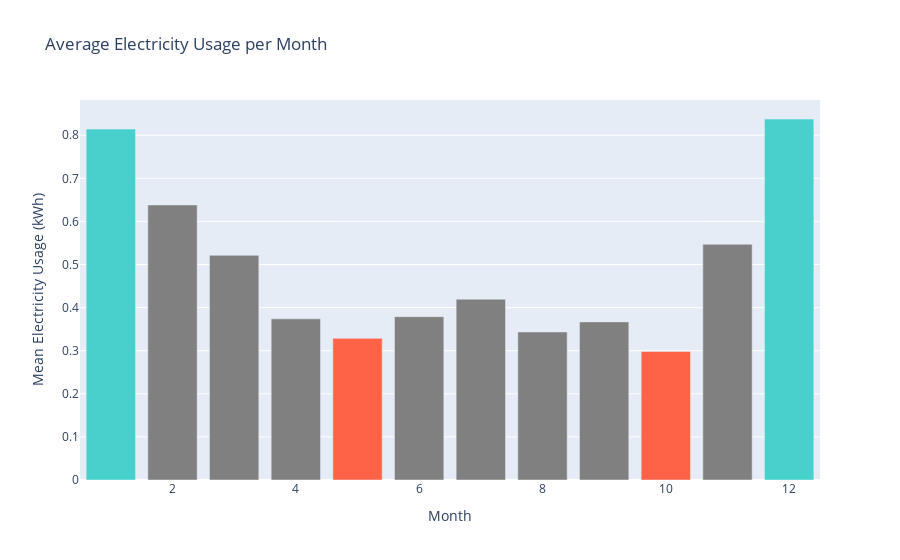
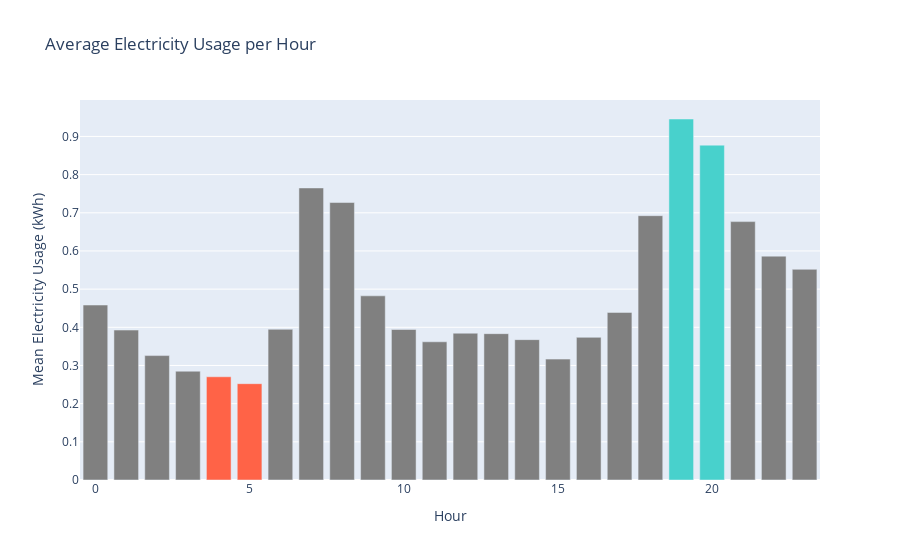
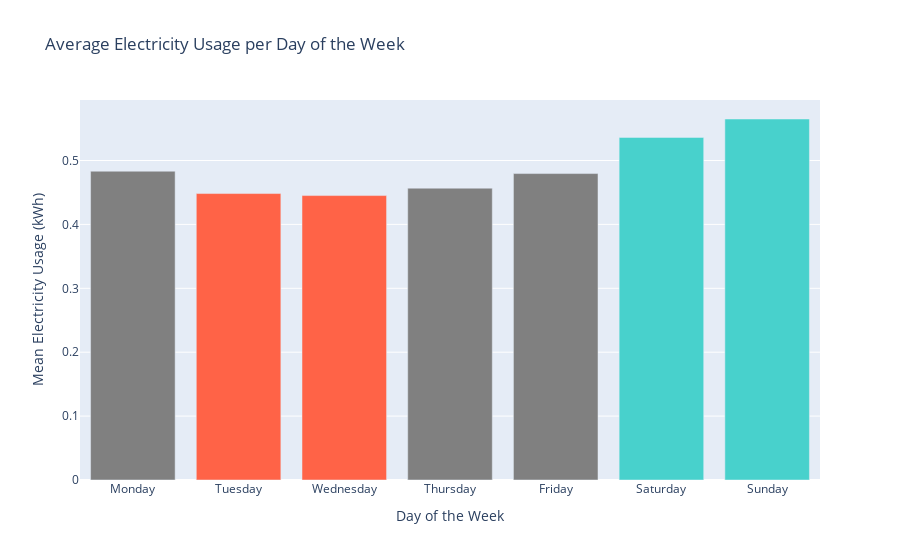

These figures' notebook cell, in order:
### Markdown cell above
# Final Dashboard and Recommendations

### Code cell
import plotly.express as px

# Monthly
monthly_mean_usage = hourly_df.groupby('MONTH')['USAGE'].mean().reset_index()
monthly_mean_usage['MONTH'] = monthly_mean_usage['MONTH'].astype(int)

top_two_months = monthly_mean_usage.nlargest(2, 'USAGE')['MONTH'].tolist()
bottom_two_months = monthly_mean_usage.nsmallest(2, 'USAGE')['MONTH'].tolist()

monthly_mean_usage['COLOR'] = [
    'mediumturquoise' if month in top_two_months else
    'tomato' if month in bottom_two_months else
    'gray'
    for month in monthly_mean_usage['MONTH']
]

# Hourly
hourly_df["HOUR"] = hourly_df["TIMESTAMP"].dt.hour
hourly_usage = hourly_df.groupby("HOUR")["USAGE"].mean().reset_index()

top_two_hour = hourly_usage.nlargest(2, 'USAGE')['HOUR'].tolist()
bottom_two_hour = hourly_usage.nsmallest(2, 'USAGE')['HOUR'].tolist()

hourly_usage['COLOR'] = [
    'mediumturquoise' if hour in top_two_hour else
    'tomato' if hour in bottom_two_hour else
    'gray'
    for hour in hourly_usage['HOUR']
]

# Day of Week
day_mean_usage = hourly_df.groupby('DAY_NAME')['USAGE'].mean().reset_index()
days_ordered = ['Monday', 'Tuesday', 'Wednesday', 'Thursday', 'Friday', 'Saturday', 'Sunday']
day_mean_usage['DAY_NAME'] = pd.Categorical(day_mean_usage['DAY_NAME'], categories=days_ordered, ordered=True)

top_two_days = day_mean_usage.nlargest(2, 'USAGE')['DAY_NAME'].tolist()
bottom_two_days = day_mean_usage.nsmallest(2, 'USAGE')['DAY_NAME'].tolist()

day_mean_usage['COLOR'] = [
    'mediumturquoise' if day in top_two_days else
    'tomato' if day in bottom_two_days else
    'gray'
    for day in day_mean_usage['DAY_NAME']
]

# Monthly
fig_monthly = px.bar(
    monthly_mean_usage, 
    x='MONTH', 
    y='USAGE', 
    title="Average Electricity Usage per Month", 
    color='COLOR',
    color_discrete_map={'mediumturquoise': 'mediumturquoise', 'tomato': 'tomato', 'gray': 'gray'}
)

fig_monthly.update_layout(
    xaxis_title="Month",
    yaxis_title="Mean Electricity Usage (kWh)",
    showlegend=False
)

# Hourly
fig_hourly = px.bar(
    hourly_usage, 
    x='HOUR', 
    y='USAGE', 
    title="Average Electricity Usage per Hour", 
    color='COLOR',
    color_discrete_map={'mediumturquoise': 'mediumturquoise', 'tomato': 'tomato', 'gray': 'gray'}
)

fig_hourly.update_layout(
    xaxis_title="Hour",
    yaxis_title="Mean Electricity Usage (kWh)",
    showlegend=False
)

# Weekly
fig_daily = px.bar(
    day_mean_usage, 
    x='DAY_NAME', 
    y='USAGE', 
    title="Average Electricity Usage per Day of the Week", 
    color='COLOR',
    category_orders={'DAY_NAME': days_ordered},
    color_discrete_map={'mediumturquoise': 'mediumturquoise', 'tomato': 'tomato', 'gray': 'gray'}
)

fig_daily.update_layout(
    xaxis_title="Day of the Week",
    yaxis_title="Mean Electricity Usage (kWh)",
    showlegend=False
)

fig_monthly.show()
fig_hourly.show()
fig_daily.show()

### Figure 1 — Plotly figure (JSON) as saved in the notebook; plotly's stock layout.template omitted (floating-point values rounded to 4 significant figures)
{"data": [{"alignmentgroup": "True", "hovertemplate": "COLOR=mediumturquoise<br>MONTH=%{x}<br>USAGE=%{y}<extra></extra>", "legendgroup": "mediumturquoise", "marker": {"color": "mediumturquoise", "pattern": {"shape": ""}}, "name": "mediumturquoise", "offsetgroup": "mediumturquoise", "orientation": "v", "showlegend": true, "textposition": "auto", "type": "bar", "x": [1, 12], "xaxis": "x", "y": [0.8142, 0.8376], "yaxis": "y"}, {"alignmentgroup": "True", "hovertemplate": "COLOR=gray<br>MONTH=%{x}<br>USAGE=%{y}<extra></extra>", "legendgroup": "gray", "marker": {"color": "gray", "pattern": {"shape": ""}}, "name": "gray", "offsetgroup": "gray", "orientation": "v", "showlegend": true, "textposition": "auto", "type": "bar", "x": [2, 3, 4, 6, 7, 8, 9, 11], "xaxis": "x", "y": [0.6382, 0.5213, 0.374, 0.3789, 0.4194, 0.3435, 0.3669, 0.5469], "yaxis": "y"}, {"alignmentgroup": "True", "hovertemplate": "COLOR=tomato<br>MONTH=%{x}<br>USAGE=%{y}<extra></extra>", "legendgroup": "tomato", "marker": {"color": "tomato", "pattern": {"shape": ""}}, "name": "tomato", "offsetgroup": "tomato", "orientation": "v", "showlegend": true, "textposition": "auto", "type": "bar", "x": [5, 10], "xaxis": "x", "y": [0.3286, 0.2983], "yaxis": "y"}], "layout": {"barmode": "relative", "legend": {"title": {"text": "COLOR"}, "tracegroupgap": 0}, "showlegend": false, "title": {"text": "Average Electricity Usage per Month"}, "xaxis": {"anchor": "y", "domain": [0, 1], "title": {"text": "Month"}}, "yaxis": {"anchor": "x", "domain": [0, 1], "title": {"text": "Mean Electricity Usage (kWh)"}}}}

### Figure 2 — Plotly figure (JSON) as saved in the notebook; plotly's stock layout.template omitted (floating-point values rounded to 4 significant figures)
{"data": [{"alignmentgroup": "True", "hovertemplate": "COLOR=gray<br>HOUR=%{x}<br>USAGE=%{y}<extra></extra>", "legendgroup": "gray", "marker": {"color": "gray", "pattern": {"shape": ""}}, "name": "gray", "offsetgroup": "gray", "orientation": "v", "showlegend": true, "textposition": "auto", "type": "bar", "x": [0, 1, 2, 3, 6, 7, 8, 9, 10, 11, 12, 13, 14, 15, 16, 17, 18, 21, 22, 23], "xaxis": "x", "y": [0.4584, 0.3929, 0.3259, 0.285, 0.3948, 0.7651, 0.7269, 0.4825, 0.3943, 0.3621, 0.3846, 0.3834, 0.3677, 0.3167, 0.3738, 0.439, 0.6924, 0.6769, 0.5865, 0.552], "yaxis": "y"}, {"alignmentgroup": "True", "hovertemplate": "COLOR=tomato<br>HOUR=%{x}<br>USAGE=%{y}<extra></extra>", "legendgroup": "tomato", "marker": {"color": "tomato", "pattern": {"shape": ""}}, "name": "tomato", "offsetgroup": "tomato", "orientation": "v", "showlegend": true, "textposition": "auto", "type": "bar", "x": [4, 5], "xaxis": "x", "y": [0.2704, 0.2523], "yaxis": "y"}, {"alignmentgroup": "True", "hovertemplate": "COLOR=mediumturquoise<br>HOUR=%{x}<br>USAGE=%{y}<extra></extra>", "legendgroup": "mediumturquoise", "marker": {"color": "mediumturquoise", "pattern": {"shape": ""}}, "name": "mediumturquoise", "offsetgroup": "mediumturquoise", "orientation": "v", "showlegend": true, "textposition": "auto", "type": "bar", "x": [19, 20], "xaxis": "x", "y": [0.9457, 0.8772], "yaxis": "y"}], "layout": {"barmode": "relative", "legend": {"title": {"text": "COLOR"}, "tracegroupgap": 0}, "showlegend": false, "title": {"text": "Average Electricity Usage per Hour"}, "xaxis": {"anchor": "y", "domain": [0, 1], "title": {"text": "Hour"}}, "yaxis": {"anchor": "x", "domain": [0, 1], "title": {"text": "Mean Electricity Usage (kWh)"}}}}

### Figure 3 — Plotly figure (JSON) as saved in the notebook; plotly's stock layout.template omitted (floating-point values rounded to 4 significant figures)
{"data": [{"alignmentgroup": "True", "hovertemplate": "COLOR=gray<br>DAY_NAME=%{x}<br>USAGE=%{y}<extra></extra>", "legendgroup": "gray", "marker": {"color": "gray", "pattern": {"shape": ""}}, "name": "gray", "offsetgroup": "gray", "orientation": "v", "showlegend": true, "textposition": "auto", "type": "bar", "x": ["Friday", "Monday", "Thursday"], "xaxis": "x", "y": [0.4795, 0.4833, 0.4567], "yaxis": "y"}, {"alignmentgroup": "True", "hovertemplate": "COLOR=mediumturquoise<br>DAY_NAME=%{x}<br>USAGE=%{y}<extra></extra>", "legendgroup": "mediumturquoise", "marker": {"color": "mediumturquoise", "pattern": {"shape": ""}}, "name": "mediumturquoise", "offsetgroup": "mediumturquoise", "orientation": "v", "showlegend": true, "textposition": "auto", "type": "bar", "x": ["Saturday", "Sunday"], "xaxis": "x", "y": [0.5362, 0.5649], "yaxis": "y"}, {"alignmentgroup": "True", "hovertemplate": "COLOR=tomato<br>DAY_NAME=%{x}<br>USAGE=%{y}<extra></extra>", "legendgroup": "tomato", "marker": {"color": "tomato", "pattern": {"shape": ""}}, "name": "tomato", "offsetgroup": "tomato", "orientation": "v", "showlegend": true, "textposition": "auto", "type": "bar", "x": ["Tuesday", "Wednesday"], "xaxis": "x", "y": [0.4483, 0.4451], "yaxis": "y"}], "layout": {"barmode": "relative", "legend": {"title": {"text": "COLOR"}, "tracegroupgap": 0}, "showlegend": false, "title": {"text": "Average Electricity Usage per Day of the Week"}, "xaxis": {"anchor": "y", "categoryarray": ["Monday", "Tuesday", "Wednesday", "Thursday", "Friday", "Saturday", "Sunday"], "categoryorder": "array", "domain": [0, 1], "title": {"text": "Day of the Week"}}, "yaxis": {"anchor": "x", "domain": [0, 1], "title": {"text": "Mean Electricity Usage (kWh)"}}}}
